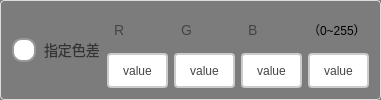
      <widget class="QGroupBox" name="groupBox_11">
       <property name="styleSheet">
        <string notr="true">QGroupBox {
    border: 1px solid #DDD;
    border-radius: 4px;
    font: bold 14px;
    color: #666;
    background-color: rgb(124, 124, 124);
}

QGroupBox::title {
    subcontrol-origin: margin;
    subcontrol-position: top left;
    left: 10px;
    padding: 0 5px;
}</string>
       </property>
       <property name="title">
        <string/>
       </property>
       <layout class="QHBoxLayout" name="horizontalLayout_17">
        <item>
         <widget class="QRadioButton" name="rbtn_specifyColorDifferenceEnable">
          <property name="sizePolicy">
           <sizepolicy hsizetype="Minimum" vsizetype="Minimum">
            <horstretch>0</horstretch>
            <verstretch>0</verstretch>
           </sizepolicy>
          </property>
          <property name="styleSheet">
           <string notr="true">QRadioButton {
    spacing: 8px;
    font-size: 14px;
    color: #333;  /* 保持原始文字颜色 */
}

/* 未选中状态 */
QRadioButton::indicator {
    width: 20px;
    height: 20px;
    border-radius: 10px;
    border: 2px solid #999;
    background: #ffffff;
}

/* 悬停效果 */
QRadioButton::indicator:hover {
    border: 2px solid #666;
}

/* 选中状态 */
QRadioButton::indicator:checked {
    border: 2px solid #FF6B00;  /* 橙色边框 */
}

/* 选中时的内圆 */
QRadioButton::indicator:checked {
    background-color: qradialgradient(
        cx:0.5, cy:0.5,
        radius:0.4,
        fx:0.5, fy:0.5,
        stop:0 #FF6B00,  /* 主橙色 */
        stop:1 transparent
    );
}

/* 禁用状态 */
QRadioButton:::disabled {
    border: 2px solid #ccc;
    background: #eee;
}

/* 点击动画效果 */
QRadioButton::indicator:pressed {
    border: 2px solid #CC5500;  /* 深橙色边框 */
    background-color: qradialgradient(
        cx:0.5, cy:0.5,
        radius:0.5,
        fx:0.5, fy:0.5,
        stop:0 #FFD8B3,  /* 浅橙色渐变 */
        stop:1 transparent
    );
}</string>
          </property>
          <property name="text">
           <string>指定色差</string>
          </property>
         </widget>
        </item>
        <item>
         <layout class="QVBoxLayout" name="verticalLayout_10">
          <item>
           <widget class="QLabel" name="label_24">
            <property name="styleSheet">
             <string notr="true">/* 基础标签样式 */
QLabel {
    color: #444444;          /* 主文字色 */
    font-size: 14px;         /* 标准字号 */
    background: transparent; /* 透明背景 */
    padding: 2px 4px;        /* 基础内边距 */
}

/* 标题样式 */
QLabel.title {
    font-size: 16px;
    font-weight: 600;
    color: #333333;
    border-bottom: 1px solid #DDDDDD; /* 下划线装饰 */
    padding-bottom: 4px;
}

/* 副标题/次要文本 */
QLabel.subtitle {
    color: #666666;
    font-size: 13px;
    font-style: italic;
}

/* 强调文本 */
QLabel.emphasis {
    color: #333333;
    font-weight: 500;
    background-color: #F5F5F5;
    border-radius: 3px;
    padding: 4px 8px;
}

/* 状态标签（成功/警告/错误） */
QLabel[state=&quot;success&quot;] {
    color: #228B22;          /* 森林绿 */
    border-left: 3px solid #228B22;
    padding-left: 8px;
}

QLabel[state=&quot;warning&quot;] {
    color: #FF8C00;          /* 暗橙 */
    border-left: 3px solid #FF8C00;
    padding-left: 8px;
}

QLabel[state=&quot;error&quot;] {
    color: #B22222;          /* 砖红 */
    border-left: 3px solid #B22222;
    padding-left: 8px;
}

/* 数据展示标签 */
QLabel.data {
    color: #2F4F4F;          /* 深石板灰 */
    font-family: monospace;
    border: 1px solid #E0E0E0;
    background-color: #FFFFFF;
    padding: 6px 12px;
    border-radius: 4px;
}

/* 禁用状态 */
QLabel:disabled {
    color: #AAAAAA;
    background-color: transparent;
}

/* 链接样式（伪链接效果） */
QLabel.link {
    color: #4682B4;          /* 钢蓝 */
    text-decoration: underline;
    border-bottom: 1px dotted #4682B4;
}

/* 图标标签 */
QLabel.icon {
    qproperty-alignment: AlignCenter;
    border: 1px solid #E0E0E0;
    border-radius: 4px;
    background-color: #FFFFFF;
    padding: 12px;
}</string>
            </property>
            <property name="text">
             <string>R</string>
            </property>
           </widget>
          </item>
          <item>
           <widget class="QPushButton" name="pbtn_specifyColorDifferenceR">
            <property name="sizePolicy">
             <sizepolicy hsizetype="Minimum" vsizetype="Minimum">
              <horstretch>0</horstretch>
              <verstretch>0</verstretch>
             </sizepolicy>
            </property>
            <property name="styleSheet">
             <string notr="true">QPushButton {
    padding: 6px 14px;
    border: 2px solid #CCC;
    border-radius: 4px;
    background-color: white;
    color: #444;
}

QPushButton:hover {
    border-color: #999;
    background-color: #F5F5F5;
}

QPushButton:pressed {
    border-color: #777;
    background-color: #EEE;
}</string>
            </property>
            <property name="text">
             <string>value</string>
            </property>
           </widget>
          </item>
         </layout>
        </item>
        <item>
         <layout class="QVBoxLayout" name="verticalLayout_11">
          <item>
           <widget class="QLabel" name="label_25">
            <property name="styleSheet">
             <string notr="true">/* 基础标签样式 */
QLabel {
    color: #444444;          /* 主文字色 */
    font-size: 14px;         /* 标准字号 */
    background: transparent; /* 透明背景 */
    padding: 2px 4px;        /* 基础内边距 */
}

/* 标题样式 */
QLabel.title {
    font-size: 16px;
    font-weight: 600;
    color: #333333;
    border-bottom: 1px solid #DDDDDD; /* 下划线装饰 */
    padding-bottom: 4px;
}

/* 副标题/次要文本 */
QLabel.subtitle {
    color: #666666;
    font-size: 13px;
    font-style: italic;
}

/* 强调文本 */
QLabel.emphasis {
    color: #333333;
    font-weight: 500;
    background-color: #F5F5F5;
    border-radius: 3px;
    padding: 4px 8px;
}

/* 状态标签（成功/警告/错误） */
QLabel[state=&quot;success&quot;] {
    color: #228B22;          /* 森林绿 */
    border-left: 3px solid #228B22;
    padding-left: 8px;
}

QLabel[state=&quot;warning&quot;] {
    color: #FF8C00;          /* 暗橙 */
    border-left: 3px solid #FF8C00;
    padding-left: 8px;
}

QLabel[state=&quot;error&quot;] {
    color: #B22222;          /* 砖红 */
    border-left: 3px solid #B22222;
    padding-left: 8px;
}

/* 数据展示标签 */
QLabel.data {
    color: #2F4F4F;          /* 深石板灰 */
    font-family: monospace;
    border: 1px solid #E0E0E0;
    background-color: #FFFFFF;
    padding: 6px 12px;
    border-radius: 4px;
}

/* 禁用状态 */
QLabel:disabled {
    color: #AAAAAA;
    background-color: transparent;
}

/* 链接样式（伪链接效果） */
QLabel.link {
    color: #4682B4;          /* 钢蓝 */
    text-decoration: underline;
    border-bottom: 1px dotted #4682B4;
}

/* 图标标签 */
QLabel.icon {
    qproperty-alignment: AlignCenter;
    border: 1px solid #E0E0E0;
    border-radius: 4px;
    background-color: #FFFFFF;
    padding: 12px;
}</string>
            </property>
            <property name="text">
             <string>G</string>
            </property>
           </widget>
          </item>
          <item>
           <widget class="QPushButton" name="pbtn_specifyColorDifferenceG">
            <property name="sizePolicy">
             <sizepolicy hsizetype="Minimum" vsizetype="Minimum">
              <horstretch>0</horstretch>
              <verstretch>0</verstretch>
             </sizepolicy>
            </property>
            <property name="styleSheet">
             <string notr="true">QPushButton {
    padding: 6px 14px;
    border: 2px solid #CCC;
    border-radius: 4px;
    background-color: white;
    color: #444;
}

QPushButton:hover {
    border-color: #999;
    background-color: #F5F5F5;
}

QPushButton:pressed {
    border-color: #777;
    background-color: #EEE;
}</string>
            </property>
            <property name="text">
             <string>value</string>
            </property>
           </widget>
          </item>
         </layout>
        </item>
        <item>
         <layout class="QVBoxLayout" name="verticalLayout_12">
          <item>
           <widget class="QLabel" name="label_26">
            <property name="styleSheet">
             <string notr="true">/* 基础标签样式 */
QLabel {
    color: #444444;          /* 主文字色 */
    font-size: 14px;         /* 标准字号 */
    background: transparent; /* 透明背景 */
    padding: 2px 4px;        /* 基础内边距 */
}

/* 标题样式 */
QLabel.title {
    font-size: 16px;
    font-weight: 600;
    color: #333333;
    border-bottom: 1px solid #DDDDDD; /* 下划线装饰 */
    padding-bottom: 4px;
}

/* 副标题/次要文本 */
QLabel.subtitle {
    color: #666666;
    font-size: 13px;
    font-style: italic;
}

/* 强调文本 */
QLabel.emphasis {
    color: #333333;
    font-weight: 500;
    background-color: #F5F5F5;
    border-radius: 3px;
    padding: 4px 8px;
}

/* 状态标签（成功/警告/错误） */
QLabel[state=&quot;success&quot;] {
    color: #228B22;          /* 森林绿 */
    border-left: 3px solid #228B22;
    padding-left: 8px;
}

QLabel[state=&quot;warning&quot;] {
    color: #FF8C00;          /* 暗橙 */
    border-left: 3px solid #FF8C00;
    padding-left: 8px;
}

QLabel[state=&quot;error&quot;] {
    color: #B22222;          /* 砖红 */
    border-left: 3px solid #B22222;
    padding-left: 8px;
}

/* 数据展示标签 */
QLabel.data {
    color: #2F4F4F;          /* 深石板灰 */
    font-family: monospace;
    border: 1px solid #E0E0E0;
    background-color: #FFFFFF;
    padding: 6px 12px;
    border-radius: 4px;
}

/* 禁用状态 */
QLabel:disabled {
    color: #AAAAAA;
    background-color: transparent;
}

/* 链接样式（伪链接效果） */
QLabel.link {
    color: #4682B4;          /* 钢蓝 */
    text-decoration: underline;
    border-bottom: 1px dotted #4682B4;
}

/* 图标标签 */
QLabel.icon {
    qproperty-alignment: AlignCenter;
    border: 1px solid #E0E0E0;
    border-radius: 4px;
    background-color: #FFFFFF;
    padding: 12px;
}</string>
            </property>
            <property name="text">
             <string>B</string>
            </property>
           </widget>
          </item>
          <item>
           <widget class="QPushButton" name="pbtn_specifyColorDifferenceB">
            <property name="sizePolicy">
             <sizepolicy hsizetype="Minimum" vsizetype="Minimum">
              <horstretch>0</horstretch>
              <verstretch>0</verstretch>
             </sizepolicy>
            </property>
            <property name="styleSheet">
             <string notr="true">QPushButton {
    padding: 6px 14px;
    border: 2px solid #CCC;
    border-radius: 4px;
    background-color: white;
    color: #444;
}

QPushButton:hover {
    border-color: #999;
    background-color: #F5F5F5;
}

QPushButton:pressed {
    border-color: #777;
    background-color: #EEE;
}</string>
            </property>
            <property name="text">
             <string>value</string>
            </property>
           </widget>
          </item>
         </layout>
        </item>
        <item>
         <layout class="QVBoxLayout" name="verticalLayout_13">
          <item>
           <widget class="QLabel" name="label_27">
            <property name="text">
             <string>（0~255）</string>
            </property>
           </widget>
          </item>
          <item>
           <widget class="QPushButton" name="pbtn_specifyColorDifferenceDeviation">
            <property name="sizePolicy">
             <sizepolicy hsizetype="Minimum" vsizetype="Minimum">
              <horstretch>0</horstretch>
              <verstretch>0</verstretch>
             </sizepolicy>
            </property>
            <property name="styleSheet">
             <string notr="true">QPushButton {
    padding: 6px 14px;
    border: 2px solid #CCC;
    border-radius: 4px;
    background-color: white;
    color: #444;
}

QPushButton:hover {
    border-color: #999;
    background-color: #F5F5F5;
}

QPushButton:pressed {
    border-color: #777;
    background-color: #EEE;
}</string>
            </property>
            <property name="text">
             <string>value</string>
            </property>
           </widget>
          </item>
         </layout>
        </item>
       </layout>
      </widget>
